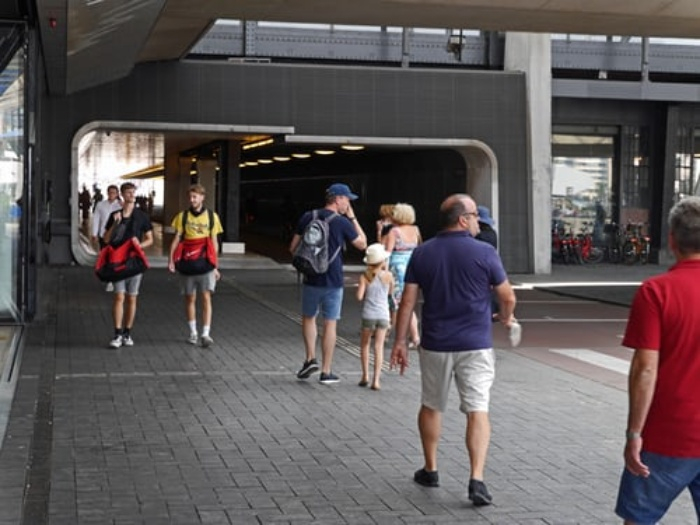
#> input picture Classwork/Images/People Walking.jpeg, 700 x 525 px, found by its file name
$ python 'Drawing on the Image.py'
#> lines starting #> are read from the running program, lines starting #| are printed output that depends on the picture; after the words box and inside, x2 and y2 are one past the last pixel; in counts of white or black regions, pixels touching at a corner belong together
import cv2

people = cv2.imread('Classwork\Images\People Walking.jpeg')
#> people is the input picture: shape (525, 700, 3); mean B, G, R 87.1, 86.2, 92.8
line = cv2.line(people, (350, 300), (350, 500), (255, 0, 0), 10, 1)
cv2.rectangle(people, (300, 10), (400, 300), (0, 0, 0), -1, 1)
cv2.circle(people, (350, 50), 30, (0, 0, 255), -1)
cv2.circle(people, (350, 150), 30, (0, 255, 255), -1)
cv2.circle(people, (350, 250), 30, (0, 255, 0), -1)
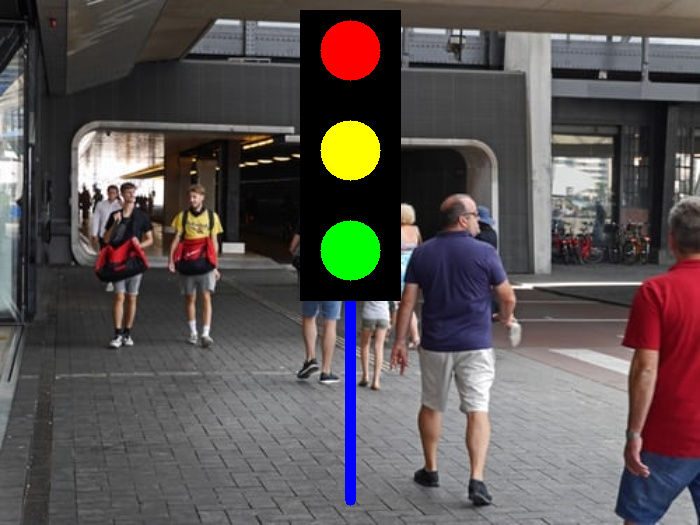
#> people: shape (525, 700, 3); mean B, G, R 81.9, 83.5, 89.9

cv2.putText(people, 'Stop', (330, 50), cv2.FONT_HERSHEY_PLAIN, 1, (0, 0, 0), 1, 1)
#> people: shape (525, 700, 3); 0.03% of pixels changed, all inside (x1, y1, x2, y2) = (332, 40, 367, 53)
cv2.putText(people, 'Ready', (330, 150), cv2.FONT_HERSHEY_PLAIN, 1, (0, 0, 0), 1, 1)
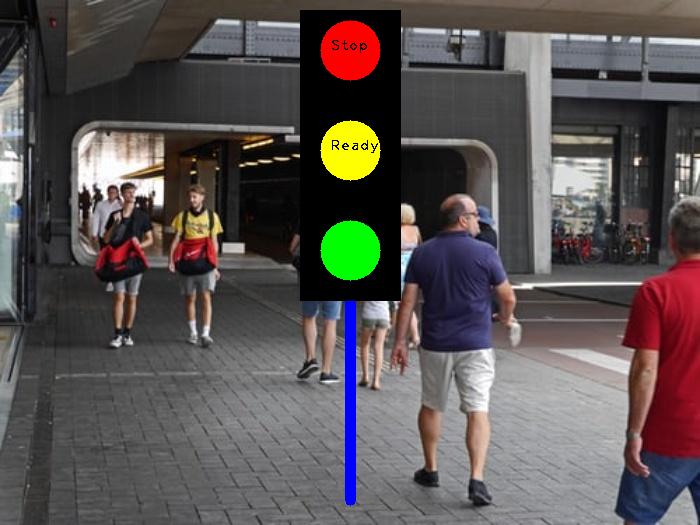
#> people: shape (525, 700, 3); mean B, G, R 81.9, 83.4, 89.8
cv2.putText(people, 'Go', (330, 250), cv2.FONT_HERSHEY_PLAIN, 1, (0, 0, 0), 1, 1)
#> people: shape (525, 700, 3); 0.02% of pixels changed, all inside (x1, y1, x2, y2) = (332, 240, 350, 250)

cv2.imshow('People Walking', people)
cv2.waitKey(0)

cv2.destroyAllWindows()
